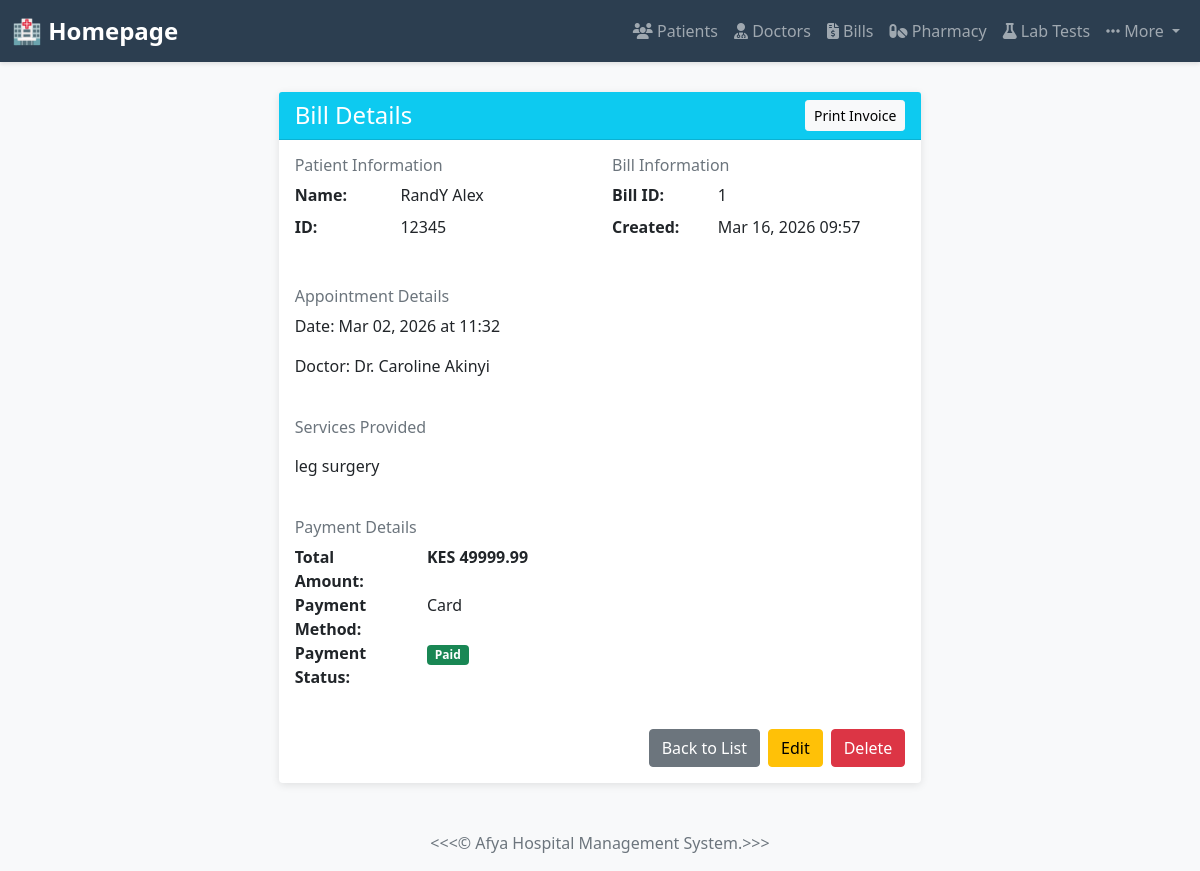
/bills/1/, run on the app's committed database.
### myapp/models.py (models this page shows, shortened)
class Bill(models.Model):
    PAYMENT_STATUS_CHOICES = [
        ('Pending', 'Pending'),
        ('Paid', 'Paid'),
        ('Overdue', 'Overdue'),
        ('Cancelled', 'Cancelled'),
    ]
    PAYMENT_METHOD_CHOICES = [
        ('Cash', 'Cash'),
        ('Card', 'Card'),
        ('Insurance', 'Insurance'),
        ('Bank Transfer', 'Bank Transfer'),
        ('M-Pesa', 'M-Pesa'),
        ('Other', 'Other'),
    ]
    patient = models.ForeignKey(Patient, on_delete=models.CASCADE)
    appointment = models.OneToOneField(Appointment, on_delete=models.CASCADE, null=True, blank=True)
    services = models.TextField(help_text="List of services provided")
    total_amount = models.DecimalField(max_digits=10, decimal_places=2)
    payment_method = models.CharField(max_length=20, choices=PAYMENT_METHOD_CHOICES, blank=True, null=True)
    payment_status = models.CharField(max_length=20, choices=PAYMENT_STATUS_CHOICES, default='Pending')
    mpesa_payment = models.CharField(max_length=15, blank=True, null=True, help_text="M-Pesa phone number for payment (format: 254XXXXXXXXX)")
    mpesa_transaction_id = models.CharField(max_length=100, blank=True, null=True, help_text="M-Pesa transaction ID")
    mpesa_receipt_number = models.CharField(max_length=100, blank=True, null=True, help_text="M-Pesa receipt number")
    mpesa_status = models.CharField(max_length=20, choices=[('Pending', 'Pending'), ('Success', 'Success'), ('Failed', 'Failed')], blank=True, null=True, help_text="M-Pesa payment status")
    mpesa_timestamp = models.DateTimeField(blank=True, null=True, help_text="M-Pesa payment completion time")
    created_at = models.DateTimeField(auto_now_add=True)
    updated_at = models.DateTimeField(auto_now=True)
    class Meta:
        ordering = ['-created_at']

class Patient(models.Model):
    GENDER_CHOICES = [
        ('M', 'Male'),
        ('F', 'Female'),
        ('O', 'Other'),
    ]
    patient_id = models.CharField(max_length=20, unique=True)
    first_name = models.CharField(max_length=100)
    last_name = models.CharField(max_length=100)
    email = models.EmailField(unique=True)
    phone_number = models.CharField(max_length=15)
    gender = models.CharField(max_length=1, choices=GENDER_CHOICES)
    date_of_birth = models.DateField()
    address = models.TextField()
    date_registered = models.DateTimeField(auto_now_add=True)
    medical_history = models.TextField(blank=True, null=True)
    class Meta:
        ordering = ['-date_registered']

class Appointment(models.Model):
    STATUS_CHOICES = [
        ("Pending", "Pending"),
        ("Completed", "Completed"),
        ("Cancelled", "Cancelled"),
    ]
    patient = models.ForeignKey(Patient, on_delete=models.CASCADE)
    doctor = models.ForeignKey(Doctor, on_delete=models.CASCADE)
    date = models.DateField()
    time = models.TimeField()
    status = models.CharField(max_length=20, choices=STATUS_CHOICES, default="Pending")
    diagnosis = models.TextField(blank=True, null=True)
    prescribed_drugs = models.TextField(blank=True, null=True, help_text="List of prescribed drugs with dosages")
    prescription = models.FileField(upload_to='prescriptions/', blank=True, null=True)
    created_at = models.DateTimeField(auto_now_add=True)
    updated_at = models.DateTimeField(auto_now=True)
    class Meta:
        ordering = ['-date', '-time']

class Doctor(models.Model):
    DEPARTMENT_CHOICES = [
        ('cardiology', 'Cardiology'),
        ('neurology', 'Neurology'),
        ('pediatrics', 'Pediatrics'),
        ('orthopedics', 'Orthopedics'),
        ('general', 'General Medicine'),
    ]
    doctor_id = models.CharField(max_length=20, unique=True)
    first_name = models.CharField(max_length=100)
    last_name = models.CharField(max_length=100)
    email = models.EmailField(unique=True)
    specialization = models.CharField(max_length=100)
    phone_number = models.CharField(max_length=15)
    department = models.CharField(max_length=50, choices=DEPARTMENT_CHOICES)
    schedule = models.TextField(blank=True, null=True, help_text="Optional scheduling notes or timeslots")
    date_added = models.DateTimeField(auto_now_add=True)
    class Meta:
        ordering = ['last_name', 'first_name']

### myapp/views.py (the view)
# urls.py: path('bills/<int:pk>/', views.bill_detail, name='bill_detail'),
def bill_detail(request, pk):
    bill = get_object_or_404(Bill, pk=pk)
    active_mpesa_transaction = bill.mpesa_transactions.filter(status__in=['Pending', 'Success']).order_by('-created_at').first()
    context = {
        'bill': bill,
        'active_mpesa_transaction': active_mpesa_transaction,
        'has_active_mpesa_transaction': active_mpesa_transaction is not None,
    }
    return render(request, 'bill_detail.html', context)

### myapp/templates/bill_detail.html (shortened to what this page needs)
{% extends 'base.html' %}
{% block content %}
<div class="row justify-content-center">
    <div class="col-md-8">
        <div class="card">
            <div class="card-header bg-info text-white d-flex justify-content-between align-items-center">
                <h4 class="mb-0">Bill Details</h4>
                <button onclick="window.print()" class="btn btn-light btn-sm">Print Invoice</button>
            </div>
            <div class="card-body">
                <div class="row mb-4">
                    <div class="col-md-6">
                        <h6 class="text-muted">Patient Information</h6>
                        <dl class="row">
                            <dt class="col-sm-4">Name:</dt>
                            <dd class="col-sm-8">{{ bill.patient.first_name }} {{ bill.patient.last_name }}</dd>
                            <dt class="col-sm-4">ID:</dt>
                            <dd class="col-sm-8">{{ bill.patient.patient_id }}</dd>
                        </dl>
                    </div>
                    <div class="col-md-6">
                        <h6 class="text-muted">Bill Information</h6>
                        <dl class="row">
                            <dt class="col-sm-4">Bill ID:</dt>
                            <dd class="col-sm-8">{{ bill.pk }}</dd>
                            <dt class="col-sm-4">Created:</dt>
                            <dd class="col-sm-8">{{ bill.created_at|date:"M d, Y H:i" }}</dd>
                        </dl>
                    </div>
                </div>
                {% if bill.appointment %}
                <div class="row mb-4">
                    <div class="col-md-12">
                        <h6 class="text-muted">Appointment Details</h6>
                        <p>Date: {{ bill.appointment.date|date:"M d, Y" }} at {{ bill.appointment.time|time:"H:i" }}</p>
                        <p>Doctor: Dr. {{ bill.appointment.doctor.first_name }} {{ bill.appointment.doctor.last_name }}</p>
                    </div>
                </div>
                {% endif %}
                <div class="row mb-4">
                    <div class="col-md-12">
                        <h6 class="text-muted">Services Provided</h6>
                        <p>{{ bill.services|linebreaks }}</p>
                    </div>
                </div>
                <div class="row mb-4">
                    <div class="col-md-6">
                        <h6 class="text-muted">Payment Details</h6>
                        <dl class="row">
                            <dt class="col-sm-5">Total Amount:</dt>
                            <dd class="col-sm-7"><strong>KES {{ bill.total_amount }}</strong></dd>
                            <dt class="col-sm-5">Payment Method:</dt>
                            <dd class="col-sm-7">{{ bill.payment_method|default:"—" }}</dd>
                            <dt class="col-sm-5">Payment Status:</dt>
                            <dd class="col-sm-7">
                                {% if bill.payment_status == 'Paid' %}
                                    <span class="badge bg-success">Paid</span>
                                {% elif bill.payment_status == 'Pending' %}
                                    <span class="badge bg-warning text-dark">Pending</span>
                                {% elif bill.payment_status == 'Overdue' %}
                                    <span class="badge bg-danger">Overdue</span>
                                {% else %}
                                    <span class="badge bg-secondary">{{ bill.payment_status }}</span>
                                {% endif %}
                            </dd>
                        </dl>
                    </div>
                </div>
                <div class="d-flex gap-2 justify-content-end">
                    <a href="{% url 'myapp:bill_list' %}" class="btn btn-secondary">Back to List</a>
                    <a href="{% url 'myapp:update_bill' bill.pk %}" class="btn btn-warning">Edit</a>
                    <a href="{% url 'myapp:delete_bill' bill.pk %}" class="btn btn-danger">Delete</a>
                </div>
            </div>
        </div>
    </div>
</div>
{% endblock %}

### myapp/templates/base.html (style rules this page uses)
body { background-color: #f8f9fa; font-family: 'Segoe UI', Tahoma, Geneva, Verdana, sans-serif; }
.card { box-shadow: 0 2px 8px rgba(0,0,0,0.1); border: none; }

### data on the page
Bill: patient.first_name "RandY", patient.last_name "Alex", patient.patient_id "12345", pk "1", created_at "Mar 16, 2026 09:57", appointment "Mar 02, 2026", appointment.time "11:32", appointment.doctor.first_name "Caroline", appointment.doctor.last_name "Akinyi", services "leg surgery", total_amount "49999.99", payment_method "Card"
